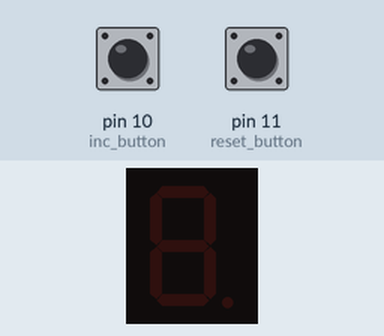
A sketch run on a simulated Arduino Uno, built with avr-gcc and run on an emulated ATmega328P. Shown: 1-digit seven-segment display. Wiring (inferred from the names in the program): 1-digit 7-segment display, segments lit when HIGH: segments pin 7, pin 6, pin 4, pin 3, pin 2, pin 8, pin 5. The test bench sets the inputs (shaded band); at power-on: pin 10 (inc_button) HIGH, pin 11 (reset_button) HIGH. The segment pins are drawn as the display they are named for.

Above: at 1.2 s.
1.3 s: pin 10 (inc_button) pulled LOW for 1 s
At 2.7 s:
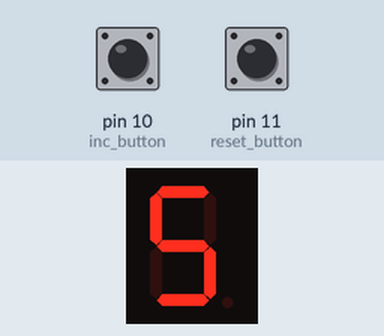
3.8 s: pin 11 (reset_button) pulled LOW for 0.15 s
At 5.0 s:
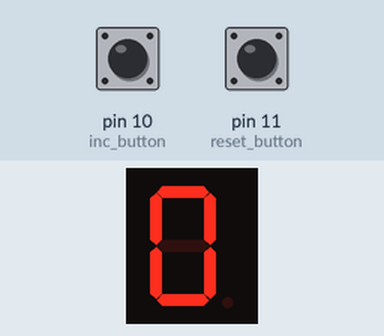
5.4 s: pin 10 (inc_button) pulled LOW for 3.2 s
At 8.7 s:
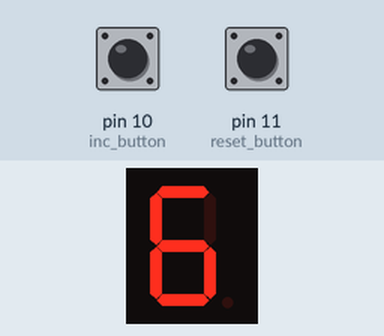
10.1 s: pin 10 (inc_button) pulled LOW for 0.15 s
At 11.2 s:
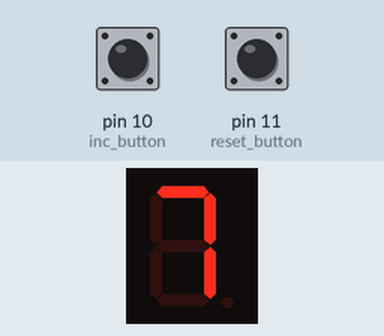
11.7 s: pin 11 (reset_button) pulled LOW for 1 s
At 12.4 s:
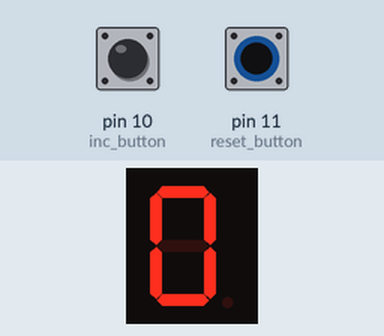
Timing chart, 0 to 14.7 s (numbered marks = the images above; inputs shaded):
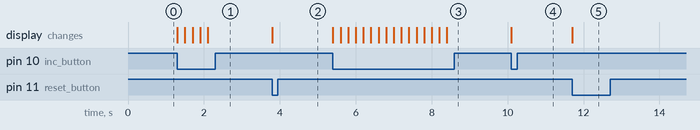

The sketch:

msi_week2.ino
```cpp
// Define the pins for each segment (D2 to D8)
const int segmentA = 7; // D7
const int segmentB = 6; // D6
const int segmentC = 4; // D4
const int segmentD = 3; // D3
const int segmentE = 2; // D2
const int segmentF = 8; // D8
const int segmentG = 5; // D5


// Define the button
const int inc_button = 10;
const int reset_button = 11;
int increment = 0;
int reset = 0;
int count = 0;


void setup() {
// Initialize the digital pins as OUTPUTs & INPUTs
pinMode(segmentA, OUTPUT);
pinMode(segmentB, OUTPUT);
pinMode(segmentC, OUTPUT);
pinMode(segmentD, OUTPUT);
pinMode(segmentE, OUTPUT);
pinMode(segmentF, OUTPUT);
pinMode(segmentG, OUTPUT);
pinMode(inc_button, INPUT_PULLUP);
pinMode(reset_button, INPUT_PULLUP);
}


void loop() {
  increment = digitalRead(inc_button);
  reset = digitalRead(reset_button);


  if (reset == LOW){
    count = 0;
    display(count);
    delay(200);
  }


  if (increment == LOW){
    count++;
    if (count>9){
      count = 0;
    }
    display(count);
    delay(200);
  }
}


void display(int d){
  switch(d){
    case 0:
     digitalWrite(segmentA, HIGH);
     digitalWrite(segmentB, HIGH);
     digitalWrite(segmentC, HIGH);
     digitalWrite(segmentD, HIGH);
     digitalWrite(segmentE, HIGH);
     digitalWrite(segmentF, HIGH);
     digitalWrite(segmentG, LOW);
     break;


    case 1:
     digitalWrite(segmentA, LOW);
     digitalWrite(segmentB, HIGH);
     digitalWrite(segmentC, HIGH);
     digitalWrite(segmentD, LOW);
     digitalWrite(segmentE, LOW);
     digitalWrite(segmentF, LOW);
     digitalWrite(segmentG, LOW);
     break;


    case 2:
     digitalWrite(segmentA, HIGH);
     digitalWrite(segmentB, HIGH);
     digitalWrite(segmentG, HIGH);
     digitalWrite(segmentE, HIGH);
     digitalWrite(segmentD, HIGH);
     digitalWrite(segmentC, LOW);
     digitalWrite(segmentF, LOW);
     break;


    case 3:
     digitalWrite(segmentA, HIGH);
     digitalWrite(segmentB, HIGH);
     digitalWrite(segmentC, HIGH);
     digitalWrite(segmentD, HIGH);
     digitalWrite(segmentG, HIGH);
     digitalWrite(segmentE, LOW);
     digitalWrite(segmentF, LOW);
     break;


    case 4:
     digitalWrite(segmentB, HIGH);
     digitalWrite(segmentF, HIGH);
     digitalWrite(segmentG, HIGH);
     digitalWrite(segmentC, HIGH);
     digitalWrite(segmentA, LOW);
     digitalWrite(segmentD, LOW);
     digitalWrite(segmentE, LOW);
     break;


    case 5:
     digitalWrite(segmentA, HIGH);
     digitalWrite(segmentF, HIGH);
     digitalWrite(segmentG, HIGH);
     digitalWrite(segmentC, HIGH);
     digitalWrite(segmentD, HIGH);
     digitalWrite(segmentB, LOW);
     digitalWrite(segmentE, LOW);
     break;


    case 6:
      digitalWrite(segmentA, HIGH);
      digitalWrite(segmentF, HIGH);
      digitalWrite(segmentG, HIGH);
      digitalWrite(segmentC, HIGH);
      digitalWrite(segmentD, HIGH);
      digitalWrite(segmentE, HIGH);
      digitalWrite(segmentB, LOW);
      break;


    case 7:
      digitalWrite(segmentA, HIGH);
      digitalWrite(segmentB, HIGH);
      digitalWrite(segmentC, HIGH);
      digitalWrite(segmentD, LOW);
      digitalWrite(segmentE, LOW);
      digitalWrite(segmentF, LOW);
      digitalWrite(segmentG, LOW);
      break;


    case 8:
      digitalWrite(segmentA, HIGH);
      digitalWrite(segmentB, HIGH);
      digitalWrite(segmentC, HIGH);
      digitalWrite(segmentD, HIGH);
      digitalWrite(segmentE, HIGH);
      digitalWrite(segmentF, HIGH);
      digitalWrite(segmentG, HIGH);
      break;


    case 9:
      digitalWrite(segmentA, HIGH);
      digitalWrite(segmentB, HIGH);
      digitalWrite(segmentC, HIGH);
      digitalWrite(segmentD, HIGH);
      digitalWrite(segmentF, HIGH);
      digitalWrite(segmentG, HIGH);
      digitalWrite(segmentE, LOW);
      break;
}
}
```

Measured:
- after the input at 1.3 s, the display: first changes at once (image 1 shows a later state)
- after the input at 3.8 s, the display: changes at once (image 2)
- after the input at 5.4 s, the display: first changes at once (image 3 shows a later state)
- after the input at 10.1 s, the display: changes at once (image 4)
- after the input at 11.7 s, the display: changes at once (image 5)
